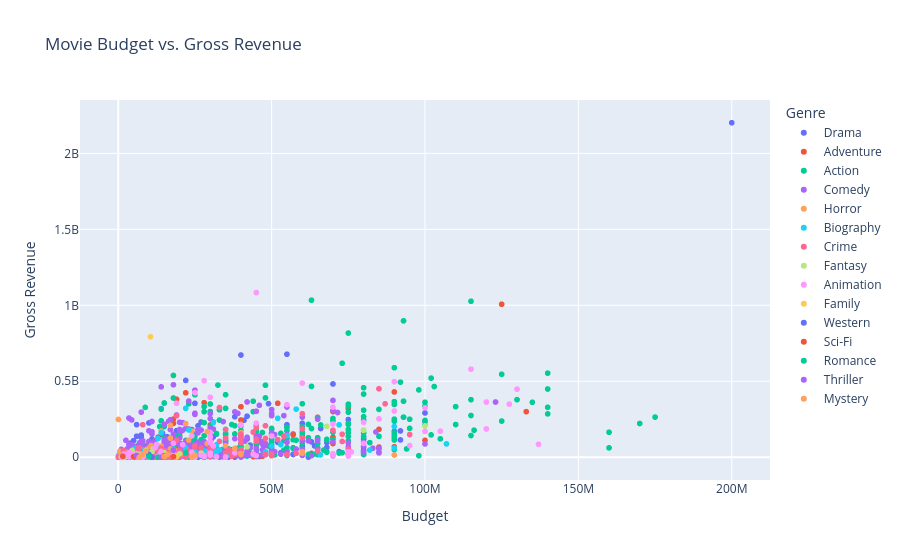

Notebook cell for this chart:
### Code cell
# Create the scatter plot
fig = px.scatter(
    cleanedTable,
    x='budget',                  
    y='gross',                 
    color='genre',              
    hover_name='name',           
    title='Movie Budget vs. Gross Revenue',  
    labels={
        'budget': 'Budget ',
        'gross': 'Gross Revenue',
        'genre': 'Genre'
    }
)

# 3. Display the chart
fig.show()

### Figure 1 — Plotly figure (JSON) as saved in the notebook; plotly's stock layout.template omitted (floating-point values rounded to 4 significant figures; data arrays with more than 128 entries replaced by an {"elided": "..."} marker saying what was removed)
{"data": [{"hovertemplate": "<b>%{hovertext}</b><br><br>Genre=Drama<br>Budget =%{x}<br>Gross Revenue=%{y}<extra></extra>", "hovertext": {"elided": "410 str values"}, "legendgroup": "Drama", "marker": {"color": "#636efa", "symbol": "circle"}, "mode": "markers", "name": "Drama", "showlegend": true, "type": "scattergl", "x": {"elided": "410 float values"}, "xaxis": "x", "y": {"elided": "410 float values"}, "yaxis": "y"}, {"hovertemplate": "<b>%{hovertext}</b><br><br>Genre=Adventure<br>Budget =%{x}<br>Gross Revenue=%{y}<extra></extra>", "hovertext": {"elided": "161 str values"}, "legendgroup": "Adventure", "marker": {"color": "#EF553B", "symbol": "circle"}, "mode": "markers", "name": "Adventure", "showlegend": true, "type": "scattergl", "x": {"elided": "161 float values"}, "xaxis": "x", "y": {"elided": "161 float values"}, "yaxis": "y"}, {"hovertemplate": "<b>%{hovertext}</b><br><br>Genre=Action<br>Budget =%{x}<br>Gross Revenue=%{y}<extra></extra>", "hovertext": {"elided": "608 str values"}, "legendgroup": "Action", "marker": {"color": "#00cc96", "symbol": "circle"}, "mode": "markers", "name": "Action", "showlegend": true, "type": "scattergl", "x": {"elided": "608 float values"}, "xaxis": "x", "y": {"elided": "608 float values"}, "yaxis": "y"}, {"hovertemplate": "<b>%{hovertext}</b><br><br>Genre=Comedy<br>Budget =%{x}<br>Gross Revenue=%{y}<extra></extra>", "hovertext": {"elided": "806 str values"}, "legendgroup": "Comedy", "marker": {"color": "#ab63fa", "symbol": "circle"}, "mode": "markers", "name": "Comedy", "showlegend": true, "type": "scattergl", "x": {"elided": "806 float values"}, "xaxis": "x", "y": {"elided": "806 float values"}, "yaxis": "y"}, {"hovertemplate": "<b>%{hovertext}</b><br><br>Genre=Horror<br>Budget =%{x}<br>Gross Revenue=%{y}<extra></extra>", "hovertext": ["Friday the 13th", "The Fog", "The Evil Dead", "Friday the 13th Part 2", "Halloween II", "The Howling", "The Final Conflict", "Deadly Blessing", "The Beyond", "Wolfen", "Eyes of a Stranger", "The Thing", "Poltergeist", "Friday the 13th Part III", "Halloween III: Season of the Witch", "Pieces", "The House on Sorority Row", "Amityville II: The Possession", "Parasite", "Christine", "Videodrome", "Twilight Zone: The Movie", "Cujo", "Mortuary", "Amityville 3-D", "Of Unknown Origin", "Nightmares", "A Nightmare on Elm Street", "Children of the Corn", "Friday the 13th: the Final Chapter", "C.H.U.D.", "Silent Night, Deadly Night", "Impulse", "A Nightmare on Elm Street 2: Freddy's Revenge", "Day of the Dead", "Friday the 13th: A New Beginning", "Silver Bullet", "Friday the 13th Part VI: Jason Lives", "From Beyond", "Poltergeist II: the Other Side", "Invaders from Mars", "April Fool's Day", "Witchboard", "Angel Heart", "Prince of Darkness", "The Hidden", "The Outing", "The Blob", "A Nightmare on Elm Street 4: The Dream Master", "Halloween 4: The Return of Michael Myers", "Friday the 13th Part VII: the New Blood", "Hellbound: Hellraiser II", "Poltergeist III", "Bad Dreams", "Pulse", "Dead Calm", "Halloween 5: The Revenge of Michael Myers", "Stepfather II: Make Room for Daddy", "The Horror Show", "After Midnight", "Child's Play 2", "Night of the Living Dead", "Leatherface: Texas Chainsaw Massacre III", "Graveyard Shift", "Brain Dead", "Two Evil Eyes", "Child's Play 3", "Body Parts", "Candyman", "Dracula", "The Lawnmower Man", "Hellraiser III: Hell on Earth", "Children of the Corn II: the Final Sacrifice", "Body Snatchers", "Ghost in the Machine", "The Dark Half", "Carnosaur", "Halloween: The Curse of Michael Myers", "Village of the Damned", "Candyman: Farewell to the Flesh", "Lord of Illusions", "Screamers", "Scream", "The Island of Dr. Moreau", "Hellraiser: Bloodline", "Bad Moon", "Event Horizon", "Scream 2", "I Know What You Did Last Summer", "Mimic", "The Relic", "The Faculty", "Urban Legend", "Psycho", "Halloween H20: 20 Years Later", "Disturbing Behavior", "I Still Know What You Did Last Summer", "Strangeland", "The Blair Witch Project", "eXistenZ", "Stir of Echoes", "Stigmata", "The Rage: Carrie 2", "Bats", "Final Destination", "Scream 3", "Supernova", "Urban Legends: Final Cut", "The Others", "Jeepers Creepers", "From Hell", "Session 9", "Valentine"], "legendgroup": "Horror", "marker": {"color": "#FFA15A", "symbol": "circle"}, "mode": "markers", "name": "Horror", "showlegend": true, "type": "scattergl", "x": [550000.0, 1000000.0, 350000.0, 1250000.0, 2500000.0, 1000000.0, 5000000.0, 2500000.0, 400000.0, 17000000.0, 800000.0, 15000000.0, 10700000.0, 2300000.0, 2500000.0, 300000.0, 425000.0, 5000000.0, 800000.0, 9700000.0, 5952000.0, 10000000.0, 5000000.0, 250000.0, 6000000.0, 4000000.0, 6000000.0, 1800000.0, 800000.0, 2600000.0, 1250000.0, 1065000.0, 10000000.0, 3000000.0, 3500000.0, 2200000.0, 7000000.0, 3000000.0, 4500000.0, 19000000.0, 12000000.0, 5000000.0, 2000000.0, 17000000.0, 3000000.0, 5000000.0, 2000000.0, 19000000.0, 13000000.0, 5000000.0, 2800000.0, 3000000.0, 10500000.0, 4000000.0, 6000000.0, 10400000.0, 5000000.0, 1500000.0, 3000000.0, 3000000.0, 13000000.0, 4200000.0, 2000000.0, 10500000.0, 2000000.0, 9000000.0, 13000000.0, 10000000.0, 6000000.0, 40000000.0, 10000000.0, 5000000.0, 900000.0, 13000000.0, 12000000.0, 15000000.0, 850000.0, 5000000.0, 22000000.0, 6000000.0, 12000000.0, 20000000.0, 14000000.0, 40000000.0, 4000000.0, 7000000.0, 60000000.0, 24000000.0, 17000000.0, 30000000.0, 40000000.0, 15000000.0, 14000000.0, 60000000.0, 17000000.0, 15000000.0, 65000000.0, 1100000.0, 60000.0, 15000000.0, 12000000.0, 29000000.0, 21000000.0, 5250000.0, 23000000.0, 40000000.0, 90000000.0, 14000000.0, 17000000.0, 10000000.0, 35000000.0, 1500000.0, 29000000.0], "xaxis": "x", "y": [39750000.0, 21450000.0, 2957000.0, 21720000.0, 25530000.0, 17990000.0, 20470000.0, 8279000.0, 123800.0, 10630000.0, 1119000.0, 19630000.0, 77140000.0, 36690000.0, 14400000.0, 2032000.0, 10600000.0, 12530000.0, 2270.0, 21020000.0, 2120000.0, 29450000.0, 21160000.0, 4319000.0, 6333000.0, 1080000.0, 6671000.0, 25510000.0, 14570000.0, 32980000.0, 4654000.0, 2491000.0, 2773000.0, 30000000.0, 5000000.0, 21930000.0, 12360000.0, 19470000.0, 1261000.0, 41000000.0, 4885000.0, 12950000.0, 7369000.0, 17190000.0, 14180000.0, 9748000.0, 1083000.0, 8248000.0, 49370000.0, 17770000.0, 19170000.0, 12090000.0, 14110000.0, 9797000.0, 40400.0, 7825000.0, 11640000.0, 1520000.0, 1739000.0, 76320.0, 35760000.0, 5835000.0, 5766000.0, 11580000.0, 1628000.0, 349600.0, 20560000.0, 9188000.0, 25800000.0, 215900000.0, 32100000.0, 12530000.0, 6981000.0, 428900.0, 5087000.0, 10610000.0, 1754000.0, 15120000.0, 9418000.0, 13940000.0, 13290000.0, 5712000.0, 173000000.0, 49630000.0, 9337000.0, 1060000.0, 26670000.0, 172400000.0, 125600000.0, 25480000.0, 33960000.0, 40280000.0, 72530000.0, 37170000.0, 55040000.0, 17510000.0, 40000000.0, 713200.0, 248600000.0, 2857000.0, 21140000.0, 89450000.0, 17760000.0, 10160000.0, 112900000.0, 161800000.0, 14830000.0, 38570000.0, 209900000.0, 59370000.0, 74560000.0, 1612000.0, 36680000.0], "yaxis": "y"}, {"hovertemplate": "<b>%{hovertext}</b><br><br>Genre=Biography<br>Budget =%{x}<br>Gross Revenue=%{y}<extra></extra>", "hovertext": ["Raging Bull", "The Long Riders", "Reds", "Chariots of Fire", "Mommie Dearest", "Gandhi", "Missing", "Silkwood", "Star 80", "Running Brave", "Amadeus", "The Killing Fields", "Mask", "Out of Africa", "Mishima: A Life in Four Chapters", "The Falcon and the Snowman", "Sid and Nancy", "Henry: Portrait of a Serial Killer", "Lady Jane", "Jo Jo Dancer, Your Life Is Calling", "Good Morning, Vietnam", "La Bamba", "Cry Freedom", "A Cry in the Dark", "Tucker: The Man and His Dream", "Gorillas in the Mist", "Bird", "Born on the Fourth of July", "Glory", "Blaze", "Communion", "Fat Man and Little Boy", "Goodfellas", "Awakenings", "The Doors", "Bugsy", "Chaplin", "Malcolm X", "American Me", "Hoffa", "Orlando", "Lorenzo's Oil", "Schindler's List", "In the Name of the Father", "Alive", "Fire in the Sky", "What's Love Got to Do with It", "Searching for Bobby Fischer", "Shadowlands", "A Home of Our Own", "Heavenly Creatures", "Ed Wood", "Quiz Show", "The Postman", "8 Seconds", "The Madness of King George", "Mrs. Parker and the Vicious Circle", "Braveheart", "The Basketball Diaries", "Dangerous Minds", "Nixon", "Total Eclipse", "Restoration", "Jefferson in Paris", "The People vs. Larry Flynt", "Shine", "Michael Collins", "Evita", "Basquiat", "The Whole Wide World", "Surviving Picasso", "Donnie Brasco", "Wilde", "Amistad", "Selena", "Private Parts", "Kundun", "Prefontaine", "The Last Time I Committed Suicide", "Patch Adams", "Elizabeth", "Gods and Monsters", "Dangerous Beauty", "Without Limits", "Girl, Interrupted", "The Insider", "Boys Don't Cry", "October Sky", "The Straight Story", "Man on the Moon", "The Hurricane", "Angela's Ashes", "Erin Brockovich", "Remember the Titans", "Men of Honor", "Quills", "Pollock", "A Beautiful Mind", "Blow", "Riding in Cars with Boys", "Ali", "Iris"], "legendgroup": "Biography", "marker": {"color": "#19d3f3", "symbol": "circle"}, "mode": "markers", "name": "Biography", "showlegend": true, "type": "scattergl", "x": [18000000.0, 10000000.0, 32000000.0, 5500000.0, 5000000.0, 22000000.0, 9500000.0, 10000000.0, 12000000.0, 8000000.0, 18000000.0, 14400000.0, 8000000.0, 31000000.0, 5000000.0, 12000000.0, 4000000.0, 111000.0, 8500000.0, 14000000.0, 13000000.0, 6500000.0, 29000000.0, 15000000.0, 23000000.0, 22000000.0, 9000000.0, 14000000.0, 18000000.0, 22000000.0, 5000000.0, 30000000.0, 25000000.0, 31000000.0, 38000000.0, 30000000.0, 31000000.0, 33000000.0, 16000000.0, 35000000.0, 4000000.0, 30000000.0, 22000000.0, 13000000.0, 32000000.0, 15000000.0, 15000000.0, 12000000.0, 22000000.0, 12000000.0, 5000000.0, 18000000.0, 31000000.0, 3000000.0, 7000000.0, 65900000.0, 7000000.0, 72000000.0, 2000000.0, 23000000.0, 44000000.0, 8000000.0, 19000000.0, 14000000.0, 36000000.0, 5500000.0, 25000000.0, 55000000.0, 3300000.0, 1300000.0, 16000000.0, 35000000.0, 10000000.0, 36000000.0, 20000000.0, 28000000.0, 28000000.0, 8000000.0, 4000000.0, 90000000.0, 30000000.0, 10000000.0, 8000000.0, 25000000.0, 40000000.0, 90000000.0, 2000000.0, 25000000.0, 10000000.0, 82000000.0, 50000000.0, 50000000.0, 52000000.0, 30000000.0, 32000000.0, 13500000.0, 6000000.0, 58000000.0, 53000000.0, 48000000.0, 107000000.0, 5500000.0], "xaxis": "x", "y": [23400000.0, 15800000.0, 40380000.0, 59300000.0, 19030000.0, 52770000.0, 14000000.0, 35620000.0, 6473000.0, 3000000.0, 52070000.0, 34700000.0, 48230000.0, 227500000.0, 570000.0, 17130000.0, 2851000.0, 609900.0, 277600.0, 18030000.0, 123900000.0, 54220000.0, 5900000.0, 6909000.0, 19650000.0, 61150000.0, 2181000.0, 161000000.0, 26980000.0, 19130000.0, 1920000.0, 3563000.0, 46960000.0, 52100000.0, 34420000.0, 49110000.0, 9493000.0, 48170000.0, 13090000.0, 29300000.0, 5378000.0, 7286000.0, 322200000.0, 65800000.0, 36730000.0, 19890000.0, 39100000.0, 7266000.0, 25840000.0, 1678000.0, 3049000.0, 5887000.0, 24820000.0, 21900000.0, 19620000.0, 15240000.0, 2145000.0, 213200000.0, 2402000.0, 179500000.0, 13680000.0, 340100.0, 4006000.0, 2474000.0, 20300000.0, 36000000.0, 11140000.0, 141000000.0, 3011000.0, 375800.0, 2021000.0, 124900000.0, 2159000.0, 44230000.0, 35280000.0, 41230000.0, 5685000.0, 589300.0, 46360.0, 202300000.0, 82150000.0, 6452000.0, 4553000.0, 777400.0, 48350000.0, 60290000.0, 11540000.0, 34700000.0, 6417000.0, 47430000.0, 73960000.0, 13040000.0, 256300000.0, 136800000.0, 82340000.0, 17990000.0, 10990000.0, 316800000.0, 83280000.0, 35740000.0, 87810000.0, 16150000.0], "yaxis": "y"}, {"hovertemplate": "<b>%{hovertext}</b><br><br>Genre=Crime<br>Budget =%{x}<br>Gross Revenue=%{y}<extra></extra>", "hovertext": {"elided": "216 str values"}, "legendgroup": "Crime", "marker": {"color": "#FF6692", "symbol": "circle"}, "mode": "markers", "name": "Crime", "showlegend": true, "type": "scattergl", "x": {"elided": "216 float values"}, "xaxis": "x", "y": {"elided": "216 float values"}, "yaxis": "y"}, {"hovertemplate": "<b>%{hovertext}</b><br><br>Genre=Fantasy<br>Budget =%{x}<br>Gross Revenue=%{y}<extra></extra>", "hovertext": ["Xanadu", "Cat People", "Something Wicked This Way Comes", "Fright Night", "The Bride", "A Nightmare on Elm Street 3: Dream Warriors", "Creepshow 2", "Maid to Order", "Child's Play", "Pumpkinhead", "The Serpent and the Rainbow", "Lady in White", "Pet Sematary", "A Nightmare on Elm Street 5: The Dream Child", "Gate 2: The Trespassers", "Freddy's Dead: The Final Nightmare", "Sleepwalkers", "Pet Sematary II", "Cronos", "New Nightmare", "The City of Lost Children", "Hideaway", "Thinner", "Wishmaster", "The Night Flier", "Dark City", "Sleepy Hollow", "The Haunting", "Vanilla Sky", "Thir13en Ghosts"], "legendgroup": "Fantasy", "marker": {"color": "#B6E880", "symbol": "circle"}, "mode": "markers", "name": "Fantasy", "showlegend": true, "type": "scattergl", "x": [20000000.0, 18000000.0, 19000000.0, 9000000.0, 13000000.0, 4500000.0, 3500000.0, 3000000.0, 9000000.0, 3500000.0, 7000000.0, 4700000.0, 11500000.0, 6000000.0, 6500000.0, 11000000.0, 15000000.0, 8000000.0, 2000000.0, 8000000.0, 18000000.0, 15000000.0, 8500000.0, 5000000.0, 1000000.0, 27000000.0, 100000000.0, 80000000.0, 68000000.0, 42000000.0], "xaxis": "x", "y": [22760000.0, 7000000.0, 8400000.0, 24920000.0, 3559000.0, 44790000.0, 14000000.0, 9869000.0, 44200000.0, 4386000.0, 19600000.0, 1705000.0, 57470000.0, 22170000.0, 2033000.0, 34870000.0, 30520000.0, 17090000.0, 621400.0, 19720000.0, 1781000.0, 12200000.0, 15320000.0, 15740000.0, 125400.0, 27200000.0, 206100000.0, 177300000.0, 203400000.0, 68470000.0], "yaxis": "y"}, {"hovertemplate": "<b>%{hovertext}</b><br><br>Genre=Animation<br>Budget =%{x}<br>Gross Revenue=%{y}<extra></extra>", "hovertext": ["The Fox and the Hound", "The Secret of NIMH", "The Last Unicorn", "Fire and Ice", "Rock & Rule", "The Black Cauldron", "He-Man and She-Ra: The Secret of the Sword", "Starchaser: The Legend of Orin", "The Care Bears Movie", "The Great Mouse Detective", "The Transformers: the Movie", "Who Framed Roger Rabbit", "My Neighbor Totoro", "The Land Before Time", "Oliver & Company", "The Little Mermaid", "All Dogs Go to Heaven", "Little Nemo: Adventures in Slumberland", "The Rescuers Down Under", "Beauty and the Beast", "Rock-A-Doodle", "The Princess and the Goblin", "Aladdin", "Cool World", "FernGully: The Last Rainforest", "Tom and Jerry: The Movie", "The Nightmare Before Christmas", "Batman: Mask of the Phantasm", "Once Upon a Forest", "The Thief and the Cobbler", "The Lion King", "The Pagemaster", "Thumbelina", "The Swan Princess", "Toy Story", "Pocahontas", "A Goofy Movie", "The Pebble and the Penguin", "Space Jam", "The Hunchback of Notre Dame", "James and the Giant Peach", "Beavis and Butt-Head Do America", "Hercules", "Anastasia", "Cats Don't Dance", "A Bug's Life", "Mulan", "The Prince of Egypt", "Antz", "Pokémon: The First Movie - Mewtwo Strikes Back", "Quest for Camelot", "The Rugrats Movie", "Toy Story 2", "Tarzan", "The Iron Giant", "South Park: Bigger, Longer & Uncut", "Fantasia 2000", "Pokémon the Movie 2000", "The King and I", "Chicken Run", "The Emperor's New Groove", "The Road to El Dorado", "Dinosaur", "Titan A.E.", "The Adventures of Rocky & Bullwinkle", "Rugrats in Paris", "The Tigger Movie", "Digimon: The Movie", "Monsters, Inc.", "Spirited Away", "Shrek", "Atlantis: The Lost Empire", "Osmosis Jones", "Monkeybone", "Jimmy Neutron: Boy Genius", "Final Fantasy: The Spirits Within"], "legendgroup": "Animation", "marker": {"color": "#FF97FF", "symbol": "circle"}, "mode": "markers", "name": "Animation", "showlegend": true, "type": "scattergl", "x": [12000000.0, 7000000.0, 3500000.0, 1200000.0, 8000000.0, 44000000.0, 2000000.0, 15000000.0, 2000000.0, 14000000.0, 6000000.0, 70000000.0, 3700000.0, 12500000.0, 31000000.0, 40000000.0, 13800000.0, 35000000.0, 30000000.0, 25000000.0, 18000000.0, 10000000.0, 28000000.0, 30000000.0, 24000000.0, 8000000.0, 18000000.0, 6000000.0, 13000000.0, 25000000.0, 45000000.0, 27000000.0, 28000000.0, 45000000.0, 30000000.0, 55000000.0, 18000000.0, 28000000.0, 80000000.0, 100000000.0, 38000000.0, 12000000.0, 85000000.0, 50000000.0, 32000000.0, 120000000.0, 90000000.0, 70000000.0, 105000000.0, 30000000.0, 40000000.0, 24000000.0, 90000000.0, 130000000.0, 70000000.0, 21000000.0, 80000000.0, 30000000.0, 25000000.0, 45000000.0, 100000000.0, 95000000.0, 127500000.0, 75000000.0, 76000000.0, 30000000.0, 30000000.0, 5000000.0, 115000000.0, 19000000.0, 60000000.0, 120000000.0, 70000000.0, 75000000.0, 30000000.0, 137000000.0], "xaxis": "x", "y": [63460000.0, 14670000.0, 6455000.0, 760900.0, 30380.0, 21290000.0, 7661000.0, 3361000.0, 22930000.0, 38630000.0, 5861000.0, 329800000.0, 30550000.0, 84460000.0, 74150000.0, 211300000.0, 27100000.0, 1368000.0, 27930000.0, 425000000.0, 11660000.0, 2105000.0, 504100000.0, 14110000.0, 32710000.0, 3560000.0, 91490000.0, 5635000.0, 6582000.0, 669300.0, 1084000000.0, 13670000.0, 11370000.0, 9772000.0, 394400000.0, 346100000.0, 35350000.0, 3984000.0, 230400000.0, 325300000.0, 28950000.0, 63120000.0, 252700000.0, 139800000.0, 3567000.0, 363300000.0, 304300000.0, 218600000.0, 171800000.0, 163600000.0, 22510000.0, 140900000.0, 497400000.0, 448200000.0, 23180000.0, 83140000.0, 90870000.0, 133900000.0, 11990000.0, 224800000.0, 169700000.0, 76430000.0, 349800000.0, 36750000.0, 35130000.0, 103300000.0, 96160000.0, 16640000.0, 579700000.0, 355500000.0, 487900000.0, 186100000.0, 14030000.0, 7622000.0, 103000000.0, 85130000.0], "yaxis": "y"}, {"hovertemplate": "<b>%{hovertext}</b><br><br>Genre=Family<br>Budget =%{x}<br>Gross Revenue=%{y}<extra></extra>", "hovertext": ["E.T. the Extra-Terrestrial", "The Nutcracker"], "legendgroup": "Family", "marker": {"color": "#FECB52", "symbol": "circle"}, "mode": "markers", "name": "Family", "showlegend": true, "type": "scattergl", "x": [10500000.0, 19000000.0], "xaxis": "x", "y": [792900000.0, 2120000.0], "yaxis": "y"}, {"hovertemplate": "<b>%{hovertext}</b><br><br>Genre=Western<br>Budget =%{x}<br>Gross Revenue=%{y}<extra></extra>", "hovertext": ["Barbarosa", "Posse"], "legendgroup": "Western", "marker": {"color": "#636efa", "symbol": "circle"}, "mode": "markers", "name": "Western", "showlegend": true, "type": "scattergl", "x": [11000000.0, 10000000.0], "xaxis": "x", "y": [1736000.0, 18290000.0], "yaxis": "y"}, {"hovertemplate": "<b>%{hovertext}</b><br><br>Genre=Sci-Fi<br>Budget =%{x}<br>Gross Revenue=%{y}<extra></extra>", "hovertext": ["Jekyll and Hyde... Together Again", "Brainstorm", "The Manhattan Project", "Hardware"], "legendgroup": "Sci-Fi", "marker": {"color": "#EF553B", "symbol": "circle"}, "mode": "markers", "name": "Sci-Fi", "showlegend": true, "type": "scattergl", "x": [5000000.0, 15000000.0, 18000000.0, 1500000.0], "xaxis": "x", "y": [3792000.0, 10220000.0, 3900000.0, 5729000.0], "yaxis": "y"}, {"hovertemplate": "<b>%{hovertext}</b><br><br>Genre=Romance<br>Budget =%{x}<br>Gross Revenue=%{y}<extra></extra>", "hovertext": ["Starman", "The House of Mirth", "Love's Labour's Lost"], "legendgroup": "Romance", "marker": {"color": "#00cc96", "symbol": "circle"}, "mode": "markers", "name": "Romance", "showlegend": true, "type": "scattergl", "x": [22000000.0, 10000000.0, 13000000.0], "xaxis": "x", "y": [28740000.0, 5164000.0, 299800.0], "yaxis": "y"}, {"hovertemplate": "<b>%{hovertext}</b><br><br>Genre=Thriller<br>Budget =%{x}<br>Gross Revenue=%{y}<extra></extra>", "hovertext": ["The Fourth Protocol", "The House on Carroll Street", "Pacific Heights"], "legendgroup": "Thriller", "marker": {"color": "#ab63fa", "symbol": "circle"}, "mode": "markers", "name": "Thriller", "showlegend": true, "type": "scattergl", "x": [6000000.0, 14000000.0, 18000000.0], "xaxis": "x", "y": [12420000.0, 459800.0, 44930000.0], "yaxis": "y"}, {"hovertemplate": "<b>%{hovertext}</b><br><br>Genre=Mystery<br>Budget =%{x}<br>Gross Revenue=%{y}<extra></extra>", "hovertext": ["Presumed Innocent", "Mortal Thoughts", "Liebestraum", "Ruby Cairo", "Color of Night", "12 Monkeys", "The Arrival", "Lost Highway", "The Ninth Gate", "The Thirteenth Floor", "Memento"], "legendgroup": "Mystery", "marker": {"color": "#FFA15A", "symbol": "circle"}, "mode": "markers", "name": "Mystery", "showlegend": true, "type": "scattergl", "x": [22000000.0, 8000000.0, 6900000.0, 24000000.0, 40000000.0, 29000000.0, 25000000.0, 15000000.0, 38000000.0, 16000000.0, 9000000.0], "xaxis": "x", "y": [221300000.0, 18780000.0, 133600.0, 608900.0, 19730000.0, 168800000.0, 14060000.0, 3704000.0, 58400000.0, 18560000.0, 40050000.0], "yaxis": "y"}], "layout": {"legend": {"title": {"text": "Genre"}, "tracegroupgap": 0}, "title": {"text": "Movie Budget vs. Gross Revenue"}, "xaxis": {"anchor": "y", "domain": [0, 1], "title": {"text": "Budget "}}, "yaxis": {"anchor": "x", "domain": [0, 1], "title": {"text": "Gross Revenue"}}}}
